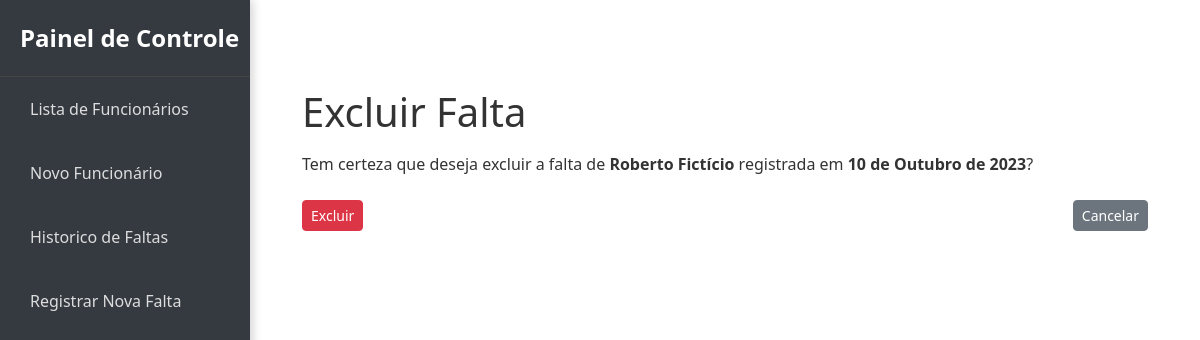
/faltas/excluir/10/, run on the app's committed database.
### cadfun/models.py (models this page shows, shortened)
class Falta(models.Model):
    id_falta = models.AutoField(primary_key=True)
    data_falta = models.DateField()
    motivo = models.CharField(max_length=255)
    id_funcionario = models.ForeignKey(Funcionario, on_delete=models.CASCADE, related_name='faltas')

class Funcionario(models.Model):
    id_funcionario = models.AutoField(primary_key=True)
    nome = models.CharField(max_length=100)
    email = models.EmailField()
    telefone = models.CharField(max_length=15)
    cargo = models.CharField(max_length=50)
    setor = models.CharField(max_length=50)
    data_de_admissao = models.DateField()
    salario = models.FloatField()

### cadfun/views.py (the view)
# urls.py: path('faltas/excluir/<int:pk>/', FaltaDeleteView.as_view(), name='excluir_falta'),
class FaltaDeleteView(DeleteView):
    model = Falta
    template_name = 'cadfun/excluir_falta.html'
    success_url = reverse_lazy('lista_faltas')

### cadfun/templates/cadfun/excluir_falta.html (shortened to what this page needs)
{% extends 'base.html' %}
{% block content %}
<div class="container mt-5">
  <h1 class="mb-3">Excluir Falta</h1>
  <p>Tem certeza que deseja excluir a falta de <strong>{{ falta.id_funcionario.nome }}</strong> registrada em <strong>{{ falta.data_falta }}</strong>?</p>
  <form method="post">
    <div class="d-flex justify-content-between mt-4">
      <button type="submit" class="btn btn-danger btn-sm">Excluir</button>
      <a href="{% url 'lista_faltas' %}" class="btn btn-secondary btn-sm">Cancelar</a>
    </div>
  </form>
</div>
{% endblock %}

### cadfun/templates/base.html (style rules this page uses)
* { margin: 0; padding: 0; box-sizing: border-box; }
body { font-family: 'Segoe UI', Tahoma, Geneva, Verdana, sans-serif; background-color: #f4f5f7; color: #333; display: flex; height: 100vh; flex-direction: column; overflow: hidden; }

### data on the page
Falta: id_funcionario.nome "Roberto Fictício", data_falta "10 de Outubro de 2023"
